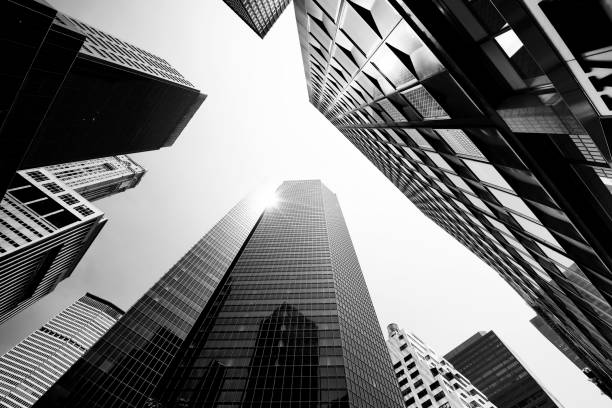
#> input picture vjezba3/city.jpg, 612 x 408 px
$ python zadatak5.py
#> lines starting #> are read from the running program, lines starting #| are printed output that depends on the picture; after the words box and inside, x2 and y2 are one past the last pixel; in counts of white or black regions, pixels touching at a corner belong together
# Na monokromatskoj slici po želji primijenite binarno ograničenje (Thresholding), sa vrijednostima 50, 100, 200. Nakon toga primijenite adaptivno binarno ograničenje po želji i primijetite razlike.

import numpy as np
import cv2 as cv
from os.path import dirname

img = cv.imread(cv.samples.findFile(dirname(__file__) + "/city.jpg"), 0)
#> img is the input picture: shape (408, 612); min 0, max 255, mean 115.8

ret,binary50 = cv.threshold(img, 50, 255, cv.THRESH_BINARY)
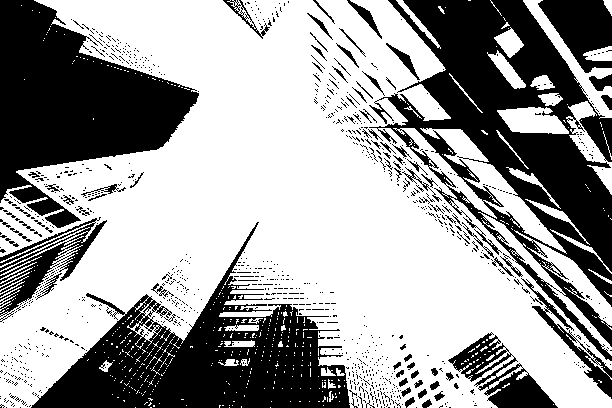
#> binary50: shape (408, 612); 61.8% white; 1002 black regions (920 under 20 px), largest, box (x1, y1, x2, y2) and area: (369, 0, 612, 361) 31739, (31, 222, 350, 408) 22957, (0, 0, 199, 228) 22833
ret,binary100 = cv.threshold(img, 100, 255, cv.THRESH_BINARY)
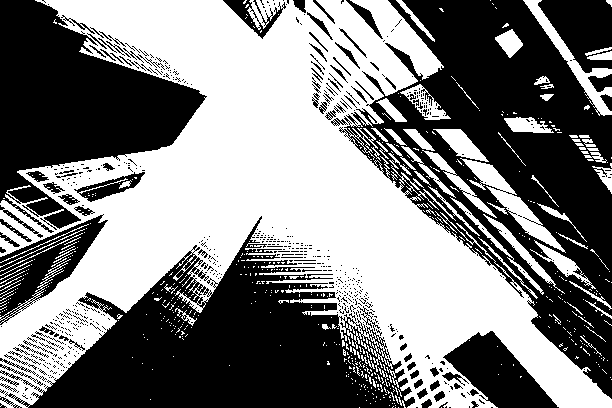
#> binary100: shape (408, 612); 49.7% white; 562 white regions (483 under 20 px), largest, box (x1, y1, x2, y2) and area: (0, 0, 612, 408) 109305, (460, 158, 566, 253) 1940, (523, 0, 612, 116) 1638
ret,binary200 = cv.threshold(img, 200, 255, cv.THRESH_BINARY)
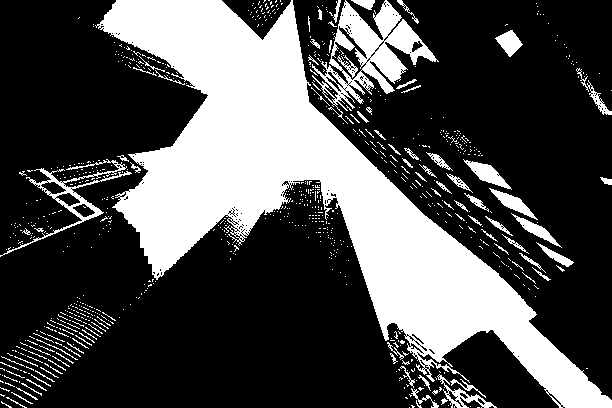
#> binary200: shape (408, 612); 30.2% white; 778 white regions (690 under 20 px), largest, box (x1, y1, x2, y2) and area: (95, 0, 612, 408) 60885, (312, 0, 439, 124) 4998, (0, 159, 132, 257) 1345


titles = ['Original','Binary 50', 'Binary 100', 'Binary 200']

images = [img, binary50, binary100, binary200]

binaryCompare = np.hstack(images)
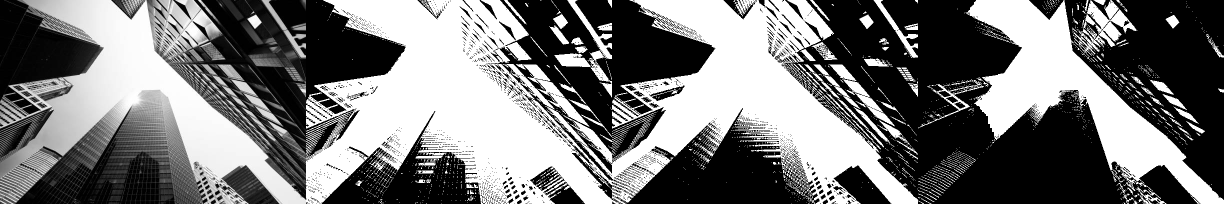
#> binaryCompare: shape (408, 2448) (shown at 1/2 size); min 0, max 255, mean 119.2

cv.imshow('Binary Thresholding', binaryCompare)
cv.waitKey()
